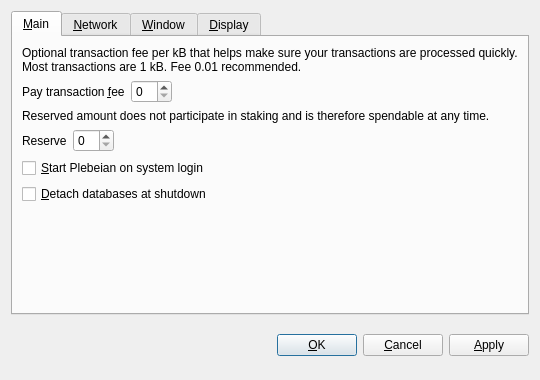
<?xml version="1.0" encoding="UTF-8"?>
<ui version="4.0">
 <class>OptionsDialog</class>
 <widget class="QDialog" name="OptionsDialog">
  <property name="geometry">
   <rect>
    <x>0</x>
    <y>0</y>
    <width>540</width>
    <height>380</height>
   </rect>
  </property>
  <property name="windowTitle">
   <string>Options</string>
  </property>
  <property name="modal">
   <bool>true</bool>
  </property>
  <layout class="QVBoxLayout" name="verticalLayout">
   <item>
    <widget class="QTabWidget" name="tabWidget">
     <property name="tabPosition">
      <enum>QTabWidget::North</enum>
     </property>
     <property name="currentIndex">
      <number>0</number>
     </property>
     <widget class="QWidget" name="tabMain">
      <attribute name="title">
       <string>&amp;Main</string>
      </attribute>
      <layout class="QVBoxLayout" name="verticalLayout_Main">
       <item>
        <widget class="QLabel" name="transactionFeeInfoLabel">
         <property name="text">
          <string>Optional transaction fee per kB that helps make sure your transactions are processed quickly. Most transactions are 1 kB. Fee 0.01 recommended.</string>
         </property>
         <property name="textFormat">
          <enum>Qt::PlainText</enum>
         </property>
         <property name="wordWrap">
          <bool>true</bool>
         </property>
        </widget>
       </item>
       <item>
        <layout class="QHBoxLayout" name="horizontalLayoutFee">
         <item>
          <widget class="QLabel" name="transactionFeeLabel">
           <property name="text">
            <string>Pay transaction &amp;fee</string>
           </property>
           <property name="textFormat">
            <enum>Qt::PlainText</enum>
           </property>
           <property name="buddy">
            <cstring>transactionFee</cstring>
           </property>
          </widget>
         </item>
         <item>
          <widget class="BitcoinAmountField" name="transactionFee"/>
         </item>
         <item>
          <spacer name="horizontalSpacerFee">
           <property name="orientation">
            <enum>Qt::Horizontal</enum>
           </property>
           <property name="sizeHint" stdset="0">
            <size>
             <width>40</width>
             <height>20</height>
            </size>
           </property>
          </spacer>
         </item>
        </layout>
       </item>
       <item>
        <widget class="QLabel" name="reserveBalanceInfoLabel">
         <property name="text">
          <string>Reserved amount does not participate in staking and is therefore spendable at any time.</string>
         </property>
         <property name="textFormat">
          <enum>Qt::PlainText</enum>
         </property>
         <property name="wordWrap">
          <bool>true</bool>
         </property>
        </widget>
       </item>
       <item>
        <layout class="QHBoxLayout" name="horizontalLayoutReserveBalance">
         <item>
          <widget class="QLabel" name="reserveBalanceLabel">
           <property name="text">
            <string>Reserve</string>
           </property>
           <property name="textFormat">
            <enum>Qt::PlainText</enum>
           </property>
           <property name="buddy">
            <cstring>reserveBalance</cstring>
           </property>
          </widget>
         </item>
         <item>
          <widget class="BitcoinAmountField" name="reserveBalance"/>
         </item>
         <item>
          <spacer name="horizontalSpacerReserveBalance">
           <property name="orientation">
            <enum>Qt::Horizontal</enum>
           </property>
           <property name="sizeHint" stdset="0">
            <size>
             <width>40</width>
             <height>20</height>
            </size>
           </property>
          </spacer>
         </item>
        </layout>
       </item>
       <item>
        <widget class="QCheckBox" name="bitcoinAtStartup">
         <property name="toolTip">
          <string>Automatically start Plebeian after logging in to the system.</string>
         </property>
         <property name="text">
          <string>&amp;Start Plebeian on system login</string>
         </property>
        </widget>
       </item>
       <item>
        <widget class="QCheckBox" name="detachDatabases">
         <property name="toolTip">
          <string>Detach block and address databases at shutdown. This means they can be moved to another data directory, but it slows down shutdown. The wallet is always detached.</string>
         </property>
         <property name="text">
          <string>&amp;Detach databases at shutdown</string>
         </property>
        </widget>
       </item>
       <item>
        <spacer name="verticalSpacer_Main">
         <property name="orientation">
          <enum>Qt::Vertical</enum>
         </property>
         <property name="sizeHint" stdset="0">
          <size>
           <width>20</width>
           <height>40</height>
          </size>
         </property>
        </spacer>
       </item>
      </layout>
     </widget>
     <widget class="QWidget" name="tabNetwork">
      <attribute name="title">
       <string>&amp;Network</string>
      </attribute>
      <layout class="QVBoxLayout" name="verticalLayout_Network">
       <item>
        <widget class="QCheckBox" name="mapPortUpnp">
         <property name="toolTip">
          <string>Automatically open the Plebeian client port on the router. This only works when your router supports UPnP and it is enabled.</string>
         </property>
         <property name="text">
          <string>Map port using &amp;UPnP</string>
         </property>
        </widget>
       </item>
       <item>
        <widget class="QCheckBox" name="connectSocks">
         <property name="toolTip">
          <string>Connect to the Plebeian network through a SOCKS proxy (e.g. when connecting through Tor).</string>
         </property>
         <property name="text">
          <string>&amp;Connect through SOCKS proxy:</string>
         </property>
        </widget>
       </item>
       <item>
        <layout class="QHBoxLayout" name="horizontalLayout_Network">
         <item>
          <widget class="QLabel" name="proxyIpLabel">
           <property name="text">
            <string>Proxy &amp;IP:</string>
           </property>
           <property name="textFormat">
            <enum>Qt::PlainText</enum>
           </property>
           <property name="buddy">
            <cstring>proxyIp</cstring>
           </property>
          </widget>
         </item>
         <item>
          <widget class="QValidatedLineEdit" name="proxyIp">
           <property name="maximumSize">
            <size>
             <width>140</width>
             <height>16777215</height>
            </size>
           </property>
           <property name="toolTip">
            <string>IP address of the proxy (e.g. 127.0.0.1)</string>
           </property>
          </widget>
         </item>
         <item>
          <widget class="QLabel" name="proxyPortLabel">
           <property name="text">
            <string>&amp;Port:</string>
           </property>
           <property name="textFormat">
            <enum>Qt::PlainText</enum>
           </property>
           <property name="buddy">
            <cstring>proxyPort</cstring>
           </property>
          </widget>
         </item>
         <item>
          <widget class="QLineEdit" name="proxyPort">
           <property name="maximumSize">
            <size>
             <width>55</width>
             <height>16777215</height>
            </size>
           </property>
           <property name="toolTip">
            <string>Port of the proxy (e.g. 9050)</string>
           </property>
          </widget>
         </item>
         <item>
          <widget class="QLabel" name="socksVersionLabel">
           <property name="text">
            <string>SOCKS &amp;Version:</string>
           </property>
           <property name="textFormat">
            <enum>Qt::PlainText</enum>
           </property>
           <property name="buddy">
            <cstring>socksVersion</cstring>
           </property>
          </widget>
         </item>
         <item>
          <widget class="QValueComboBox" name="socksVersion">
           <property name="toolTip">
            <string>SOCKS version of the proxy (e.g. 5)</string>
           </property>
          </widget>
         </item>
         <item>
          <spacer name="horizontalSpacer_Network">
           <property name="orientation">
            <enum>Qt::Horizontal</enum>
           </property>
           <property name="sizeHint" stdset="0">
            <size>
             <width>40</width>
             <height>20</height>
            </size>
           </property>
          </spacer>
         </item>
        </layout>
       </item>
       <item>
        <spacer name="verticalSpacer_Network">
         <property name="orientation">
          <enum>Qt::Vertical</enum>
         </property>
         <property name="sizeHint" stdset="0">
          <size>
           <width>20</width>
           <height>40</height>
          </size>
         </property>
        </spacer>
       </item>
      </layout>
     </widget>
     <widget class="QWidget" name="tabWindow">
      <attribute name="title">
       <string>&amp;Window</string>
      </attribute>
      <layout class="QVBoxLayout" name="verticalLayout_Window">
       <item>
        <widget class="QCheckBox" name="minimizeToTray">
         <property name="toolTip">
          <string>Show only a tray icon after minimizing the window.</string>
         </property>
         <property name="text">
          <string>&amp;Minimize to the tray instead of the taskbar</string>
         </property>
        </widget>
       </item>
       <item>
        <widget class="QCheckBox" name="minimizeOnClose">
         <property name="toolTip">
          <string>Minimize instead of exit the application when the window is closed. When this option is enabled, the application will be closed only after selecting Quit in the menu.</string>
         </property>
         <property name="text">
          <string>M&amp;inimize on close</string>
         </property>
        </widget>
       </item>
       <item>
        <spacer name="verticalSpacer_Window">
         <property name="orientation">
          <enum>Qt::Vertical</enum>
         </property>
         <property name="sizeHint" stdset="0">
          <size>
           <width>20</width>
           <height>40</height>
          </size>
         </property>
        </spacer>
       </item>
      </layout>
     </widget>
     <widget class="QWidget" name="tabDisplay">
      <attribute name="title">
       <string>&amp;Display</string>
      </attribute>
      <layout class="QVBoxLayout" name="verticalLayout_Display">
       <item>
        <layout class="QHBoxLayout" name="horizontalLayout_1_Display">
         <item>
          <widget class="QLabel" name="langLabel">
           <property name="text">
            <string>User Interface &amp;language:</string>
           </property>
           <property name="textFormat">
            <enum>Qt::PlainText</enum>
           </property>
           <property name="buddy">
            <cstring>lang</cstring>
           </property>
          </widget>
         </item>
         <item>
          <widget class="QValueComboBox" name="lang">
           <property name="toolTip">
            <string>The user interface language can be set here. This setting will take effect after restarting Plebeian.</string>
           </property>
          </widget>
         </item>
        </layout>
       </item>
       <item>
        <layout class="QHBoxLayout" name="horizontalLayout_2_Display">
         <item>
          <widget class="QLabel" name="unitLabel">
           <property name="text">
            <string>&amp;Unit to show amounts in:</string>
           </property>
           <property name="textFormat">
            <enum>Qt::PlainText</enum>
           </property>
           <property name="buddy">
            <cstring>unit</cstring>
           </property>
          </widget>
         </item>
         <item>
          <widget class="QValueComboBox" name="unit">
           <property name="toolTip">
            <string>Choose the default subdivision unit to show in the interface and when sending coins.</string>
           </property>
          </widget>
         </item>
        </layout>
       </item>
       <item>
        <widget class="QCheckBox" name="displayAddresses">
         <property name="toolTip">
          <string>Whether to show Plebeian addresses in the transaction list or not.</string>
         </property>
         <property name="text">
          <string>&amp;Display addresses in transaction list</string>
         </property>
        </widget>
       </item>
       <item>
        <widget class="QCheckBox" name="coinControlFeatures">
         <property name="toolTip">
          <string>Whether to show coin control features or not.</string>
         </property>
         <property name="text">
          <string>Display coin &amp;control features (experts only!)</string>
         </property>
        </widget>
       </item>
       <item>
        <spacer name="verticalSpacer_Display">
         <property name="orientation">
          <enum>Qt::Vertical</enum>
         </property>
         <property name="sizeHint" stdset="0">
          <size>
           <width>20</width>
           <height>40</height>
          </size>
         </property>
        </spacer>
       </item>
      </layout>
     </widget>
    </widget>
   </item>
   <item>
    <layout class="QHBoxLayout" name="horizontalLayout_Buttons">
     <item>
      <spacer name="horizontalSpacer_1">
       <property name="orientation">
        <enum>Qt::Horizontal</enum>
       </property>
       <property name="sizeHint" stdset="0">
        <size>
         <width>40</width>
         <height>48</height>
        </size>
       </property>
      </spacer>
     </item>
     <item>
      <widget class="QLabel" name="statusLabel">
       <property name="font">
        <font>
         <weight>75</weight>
         <bold>true</bold>
        </font>
       </property>
       <property name="text">
        <string/>
       </property>
       <property name="textFormat">
        <enum>Qt::PlainText</enum>
       </property>
       <property name="wordWrap">
        <bool>true</bool>
       </property>
      </widget>
     </item>
     <item>
      <spacer name="horizontalSpacer_2">
       <property name="orientation">
        <enum>Qt::Horizontal</enum>
       </property>
       <property name="sizeHint" stdset="0">
        <size>
         <width>40</width>
         <height>48</height>
        </size>
       </property>
      </spacer>
     </item>
     <item>
      <widget class="QPushButton" name="okButton">
       <property name="text">
        <string>&amp;OK</string>
       </property>
      </widget>
     </item>
     <item>
      <widget class="QPushButton" name="cancelButton">
       <property name="text">
        <string>&amp;Cancel</string>
       </property>
       <property name="autoDefault">
        <bool>false</bool>
       </property>
      </widget>
     </item>
     <item>
      <widget class="QPushButton" name="applyButton">
       <property name="text">
        <string>&amp;Apply</string>
       </property>
       <property name="autoDefault">
        <bool>false</bool>
       </property>
      </widget>
     </item>
    </layout>
   </item>
  </layout>
 </widget>
 <customwidgets>
  <customwidget>
   <class>BitcoinAmountField</class>
   <extends>QSpinBox</extends>
   <header>bitcoinamountfield.h</header>
  </customwidget>
  <customwidget>
   <class>QValueComboBox</class>
   <extends>QComboBox</extends>
   <header>qvaluecombobox.h</header>
  </customwidget>
  <customwidget>
   <class>QValidatedLineEdit</class>
   <extends>QLineEdit</extends>
   <header>qvalidatedlineedit.h</header>
  </customwidget>
 </customwidgets>
 <resources/>
 <connections/>
</ui>
